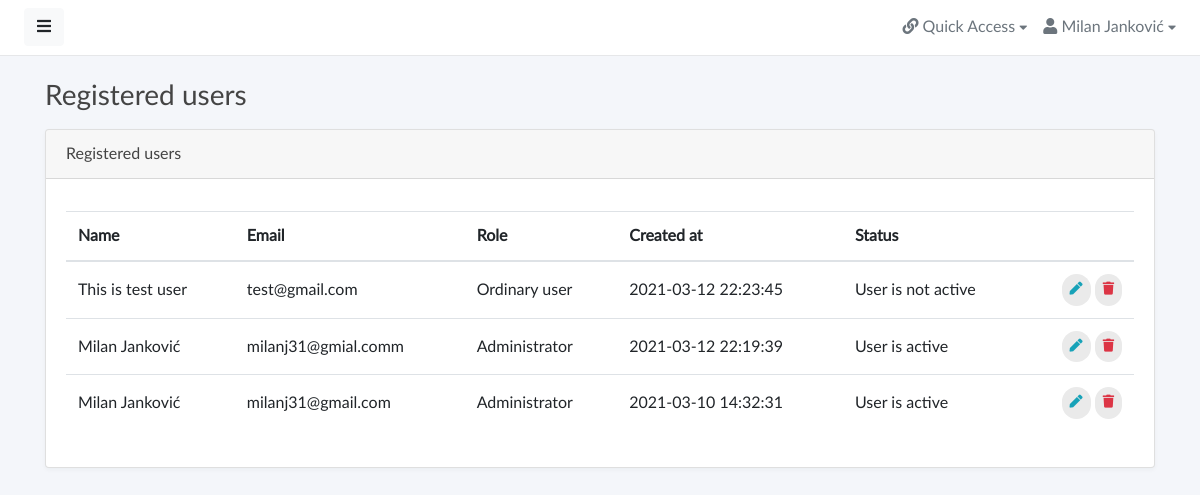
The page /admin/users.php (signed in) on the database its author committed.
### tables this page shows
CREATE TABLE `users` (
  `id` int(11) UNSIGNED NOT NULL,
  `name` varchar(211) NOT NULL,
  `slug` varchar(211) NOT NULL,
  `email` varchar(211) NOT NULL,
  `password` varchar(211) NOT NULL,
  `is_admin` int(11) UNSIGNED NOT NULL DEFAULT 0,
  `banned` int(11) NOT NULL DEFAULT 0,
  `active` int(11) NOT NULL DEFAULT 1,
  `ip_address` varchar(211) NOT NULL,
  `featured_image` varchar(211) DEFAULT 'https://usapng.com/images/thumb/200_/user-icon-6.webp',
  `created_at` datetime NOT NULL,
  `updated_at` datetime NOT NULL
);

### include/db.inc.php (called while the page is built, shortened)
<?php
class DbConnect {
	private $host = 'localhost';
	private $dbname = 'clean-blog';
	private $username = 'root';
	private $password = '';
	protected function connect(){
		try {
			$sql = 'mysql:host='. $this -> host .';dbname='. $this -> dbname ;
			$pdo = new PDO ( $sql , $this -> username , $this -> password );
			$pdo -> setAttribute( PDO::ATTR_DEFAULT_FETCH_MODE , PDO::FETCH_ASSOC );
			$pdo -> setAttribute ( PDO::ATTR_ERRMODE , PDO::ERRMODE_EXCEPTION );
			$pdo -> exec ( 'set names utf8');
			return $pdo;
		} catch ( PDOException $e) {
			echo $e -> getMessage();
		}
	}
}

### admin/classes/admin.class.php (called while the page is built, shortened)
<?php
class Admin extends DbConnect{
public function getAllRegisteredUsers(){
$sql = 'select * from users order by created_at desc';
$query = $this -> connect() -> query($sql);
$users = $query -> fetchAll();
return $users;
}
}

### admin/users.php (the view, shortened to what this page needs)
<?php
require_once '../include/db.inc.php';
 ?>
 <!doctype html>
<html lang="en">
<head>
    <link href="assets/vendor/fontawesome/css/fontawesome.min.css" rel="stylesheet">
    <link href="assets/vendor/fontawesome/css/solid.min.css" rel="stylesheet">
    <link href="assets/vendor/fontawesome/css/brands.min.css" rel="stylesheet">
    <link href="assets/vendor/bootstrap/css/bootstrap.min.css" rel="stylesheet">
    <link href="assets/css/master.css" rel="stylesheet">
    <link href="assets/vendor/chartsjs/Chart.min.css" rel="stylesheet">
    <link href="assets/vendor/flagiconcss/css/flag-icon.min.css" rel="stylesheet">
</head>
<body>
    <div class="wrapper">
        <div id="body" class="active">
<?php require_once 'partials/__navigation.php' ?>
        <div class="content">
                <div class="container">
                    <div class="page-title">
                        <h3>Registered users</h3>
                    </div>
                    <div class="row">
                          <div class="col-md-12 col-lg-12">
                            <div class="card">
                                <div class="card-header">Registered users</div>
                                <div class="card-body">
<?php
try {
$users = new Admin;
if (count( $users -> getAllRegisteredUsers() )> 0 ) {
?>
         <table class="table table-hover" id="dataTables-example" width="100%">
                                        <thead>
                                             <tr>
                                        <th>Name</th>
                                        <th>Email</th>
                                        <th>Role</th>
                                        <th>Created at</th>
                                        <th>Status</th>
                                        <th></th>
                                    </tr>
                                        </thead>
                                        <tbody>
<?php
    foreach ( $users -> getAllRegisteredUsers() as $user ){
?>
                                     <tr>
                                        <td><?php echo $user['name'];?></td>
                                        <td><?php echo $user['email'];?></td>
                                        <td>
<?php
if($user['is_admin']== 1 ){
    echo 'Administrator';
} else {
    echo 'Ordinary user';
}
 ?>
                                        </td>
                                        <td><?php echo $user['created_at']; ?></td>
                                        <td>
<?php
if( $user['active'] == 1 ){
    echo 'User is active';
} else {
    echo 'User is not active';
}
 ?>
                                        </td>
                                        <td class="text-right">
                                            <a href="" class="btn btn-outline-info btn-rounded"><i class="fas fa-pen"></i></a>
                                            <a href="" class="btn btn-outline-danger btn-rounded"><i class="fas fa-trash"></i></a>
                                        </td>
                                    </tr>
<?php
}
} else {
   echo 'There is registed users.';
}
} catch ( PDOException $e ){
    echo $e -> getMessage();
}
 ?>
                                        </tbody>
                                    </table>
                                </div>
                            </div>
                        </div>
                    </div>
                </div>
            </div>
        </div>
    </div>
</body>
</html>

### admin/partials/__navigation.php (shortened to what this page needs)
<nav class="navbar navbar-expand-lg navbar-white bg-white">
    <button type="button" id="sidebarCollapse" class="btn btn-light"><i class="fas fa-bars"></i><span></span></button>
    <div class="collapse navbar-collapse" id="navbarSupportedContent">
        <ul class="nav navbar-nav ml-auto">
            <li class="nav-item dropdown">
                <div class="nav-dropdown">
                    <a href="" class="nav-item nav-link dropdown-toggle text-secondary" data-toggle="dropdown"><i class="fas fa-link"></i> <span>Quick Access</span> <i style="font-size: .8em;" class="fas fa-caret-down"></i></a>
                </div>
            </li>
            <li class="nav-item dropdown">
                <div class="nav-dropdown">
                    <a href="" class="nav-item nav-link dropdown-toggle text-secondary" data-toggle="dropdown"><i class="fas fa-user"></i> <span><?php echo $_SESSION['name'] ?></span> <i style="font-size: .8em;" class="fas fa-caret-down"></i></a>
                </div>
            </li>
        </ul>
    </div>
</nav>

### admin/assets/css/master.css (style rules this page uses)
body, h1, .h1, h2, .h2, h3, .h3, h4, .h4, h5, .h5, h6, .h6, p, a, td { -moz-osx-font-smoothing: grayscale; -webkit-font-smoothing: antialiased; }
body { width: 100%; height: 100%; background: #f4f6fa; font-family: "Lato", "Helvetica Neue", Arial, Helvetica, sans-serif; font-size: 1rem; color: #444; }
.wrapper { display: flex; width: 100%; align-items: stretch; overflow-x: hidden }
#body { width: 100%; padding: 0; min-height: 100vh; transition: all 0.3s; }
#body>.navbar { padding: 0 1.5rem; min-height: 54px; box-shadow: none; border-bottom: 1px solid rgba(101, 109, 119, .16); }
#body>.content { position: relative; padding: .5rem; }
#body .content .page-title h3 { margin: 1rem 0; }
.page-title { margin: 0; font-size: 1.5rem; line-height: 1.5555556; }
.card { margin-bottom: 15px; box-shadow: rgba(35, 46, 60, .04) 0 2px 4px 0; }
.btn-rounded { border-radius: 10em; padding: 6px 8px; font-size: small; text-transform: none; text-shadow: none !important; background: #eaeaea; border-color: transparent; border: none; }
a, a:hover, a:focus { color: inherit; text-decoration: none; transition: all 0.3s; }
.table td, .table th { vertical-align: middle; }
@media (min-width: 200px) { .navbar-expand-lg .navbar-collapse { display: -ms-flexbox !important; display: flex !important; -ms-flex-preferred-size: auto; flex-basis: auto; } }
@media (min-width: 200px) { .navbar-expand-lg .navbar-nav { -ms-flex-direction: row; flex-direction: row; } }

### admin/assets/components/navbar/navbar-dropdowns.css (style rules this page uses)
.nav-dropdown .nav-link { color: #B2EBF2; line-height: 1.42857; padding: 1rem 0 1rem 1rem !important; }
.nav-dropdown .nav-link::after { display: none; }

### rows shown on the page
users: name "This is test user", email "test@gmail.com", is_admin "Ordinary user", created_at "2021-03-12 22:23:45", active "User is not active"
users: name "Milan Janković", email "milanj31@gmial.comm", is_admin "Administrator", created_at "2021-03-12 22:19:39", active "User is active"
users: name "Milan Janković", email "milanj31@gmail.com", is_admin "Administrator", created_at "2021-03-10 14:32:31", active "User is active"

### other values the page prints
$_SESSION['name'] "Milan Janković"
